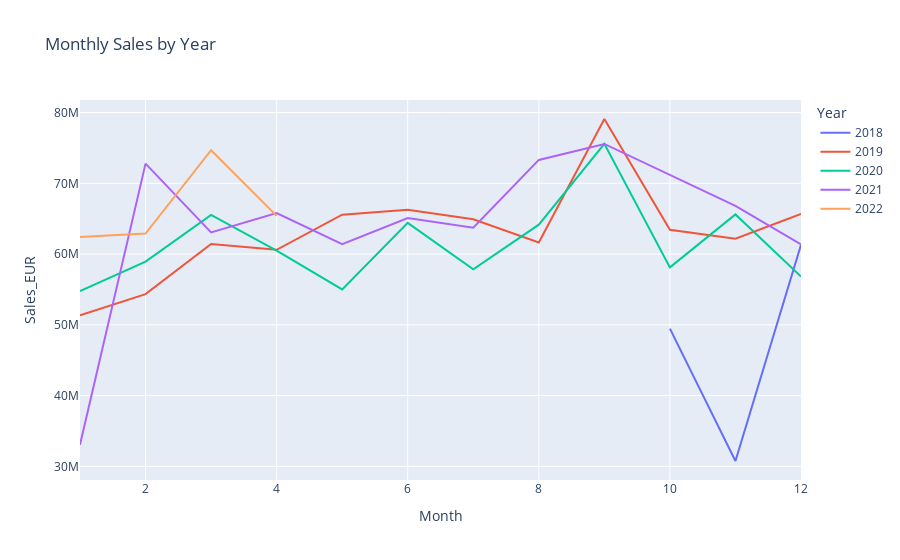

Here is the notebook cell this chart was saved with:
### Markdown cell above
Let's look at the sales evolution by month over the years using plotly:

### Code cell
sales_db["Year"] = sales_db["DATE"].dt.year
sales_db["Month"] = sales_db["DATE"].dt.month

sales_grouped = sales_db.groupby(["Year", "Month"])["Sales_EUR"].sum().reset_index()

fig = px.line(sales_grouped, x="Month", y="Sales_EUR", color="Year", title="Monthly Sales by Year")
fig.show()

### Figure 1 — Plotly figure (JSON) as saved in the notebook; plotly's stock layout.template omitted (floating-point values rounded to 4 significant figures)
{"data": [{"hovertemplate": "Year=2018<br>Month=%{x}<br>Sales_EUR=%{y}<extra></extra>", "legendgroup": "2018", "line": {"color": "#636efa", "dash": "solid"}, "marker": {"symbol": "circle"}, "mode": "lines", "name": "2018", "orientation": "v", "showlegend": true, "type": "scatter", "x": [10, 11, 12], "xaxis": "x", "y": [49470000.0, 30760000.0, 61310000.0], "yaxis": "y"}, {"hovertemplate": "Year=2019<br>Month=%{x}<br>Sales_EUR=%{y}<extra></extra>", "legendgroup": "2019", "line": {"color": "#EF553B", "dash": "solid"}, "marker": {"symbol": "circle"}, "mode": "lines", "name": "2019", "orientation": "v", "showlegend": true, "type": "scatter", "x": [1, 2, 3, 4, 5, 6, 7, 8, 9, 10, 11, 12], "xaxis": "x", "y": [51360000.0, 54340000.0, 61440000.0, 60600000.0, 65560000.0, 66250000.0, 64930000.0, 61630000.0, 79087221, 63440000.0, 62170000.0, 65690000.0], "yaxis": "y"}, {"hovertemplate": "Year=2020<br>Month=%{x}<br>Sales_EUR=%{y}<extra></extra>", "legendgroup": "2020", "line": {"color": "#00cc96", "dash": "solid"}, "marker": {"symbol": "circle"}, "mode": "lines", "name": "2020", "orientation": "v", "showlegend": true, "type": "scatter", "x": [1, 2, 3, 4, 5, 6, 7, 8, 9, 10, 11, 12], "xaxis": "x", "y": [54750000.0, 58930000.0, 65530000.0, 60470000.0, 55000000.0, 64410000.0, 57840000.0, 64150000.0, 75590000.0, 58120000.0, 65600000.0, 56820000.0], "yaxis": "y"}, {"hovertemplate": "Year=2021<br>Month=%{x}<br>Sales_EUR=%{y}<extra></extra>", "legendgroup": "2021", "line": {"color": "#ab63fa", "dash": "solid"}, "marker": {"symbol": "circle"}, "mode": "lines", "name": "2021", "orientation": "v", "showlegend": true, "type": "scatter", "x": [1, 2, 3, 4, 5, 6, 7, 8, 9, 10, 11, 12], "xaxis": "x", "y": [33060000.0, 72780000.0, 63060000.0, 65800000.0, 61400000.0, 65100000.0, 63720000.0, 73300000.0, 75560000.0, 71230000.0, 66820000.0, 61370000.0], "yaxis": "y"}, {"hovertemplate": "Year=2022<br>Month=%{x}<br>Sales_EUR=%{y}<extra></extra>", "legendgroup": "2022", "line": {"color": "#FFA15A", "dash": "solid"}, "marker": {"symbol": "circle"}, "mode": "lines", "name": "2022", "orientation": "v", "showlegend": true, "type": "scatter", "x": [1, 2, 3, 4], "xaxis": "x", "y": [62420000.0, 62900000.0, 74670000.0, 65390000.0], "yaxis": "y"}], "layout": {"legend": {"title": {"text": "Year"}, "tracegroupgap": 0}, "title": {"text": "Monthly Sales by Year"}, "xaxis": {"anchor": "y", "domain": [0, 1], "title": {"text": "Month"}}, "yaxis": {"anchor": "x", "domain": [0, 1], "title": {"text": "Sales_EUR"}}}}
